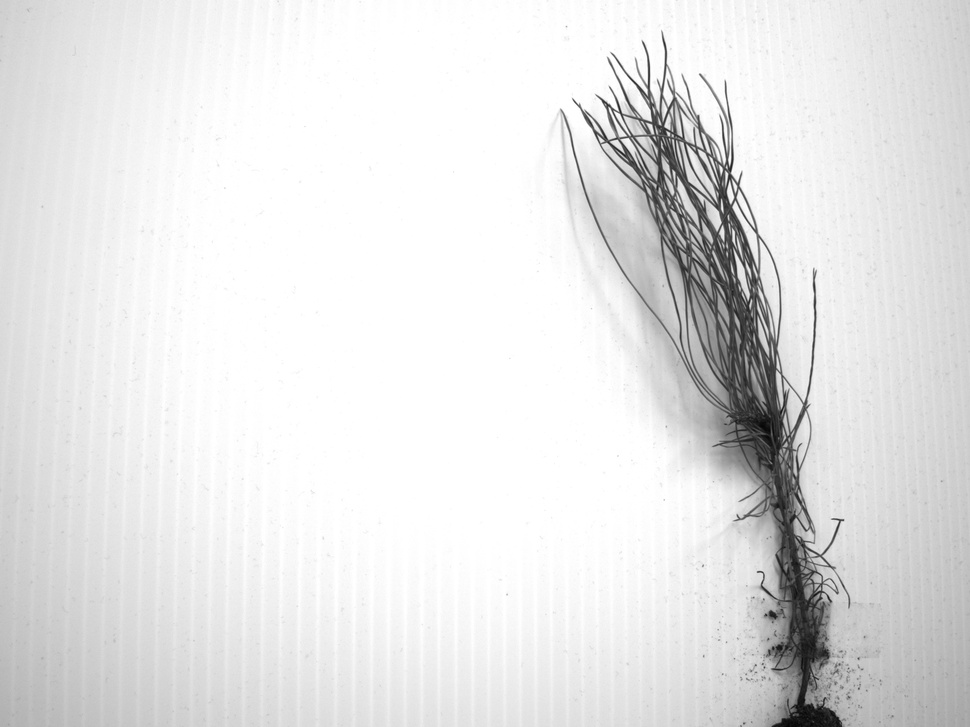
#> input picture test_frame.jpg, 970 x 727 px, shrunk from 2592 x 1944 before the run
$ python -i binary_image_processing.py   (imports and definitions only)
#> lines starting #> are read from the running program, lines starting #| are printed output that depends on the picture; after the words box and inside, x2 and y2 are one past the last pixel; in counts of white or black regions, pixels touching at a corner belong together
#> further down, picture is the input picture: shape (727, 970, 3); min 3, max 255, mean 228.3
import cv2

def process_image(image):
    """Convert a monochrome (grayscale) image to a binary image for dark objects and apply morphological opening."""
    if image is None:
        raise ValueError("Invalid image provided for processing. The image cannot be None.")

    # Define kernel size and iterations
    kernel_size = 3
    iterations = 1

    # Invert the monochrome image
    inverted_image = cv2.bitwise_not(image)
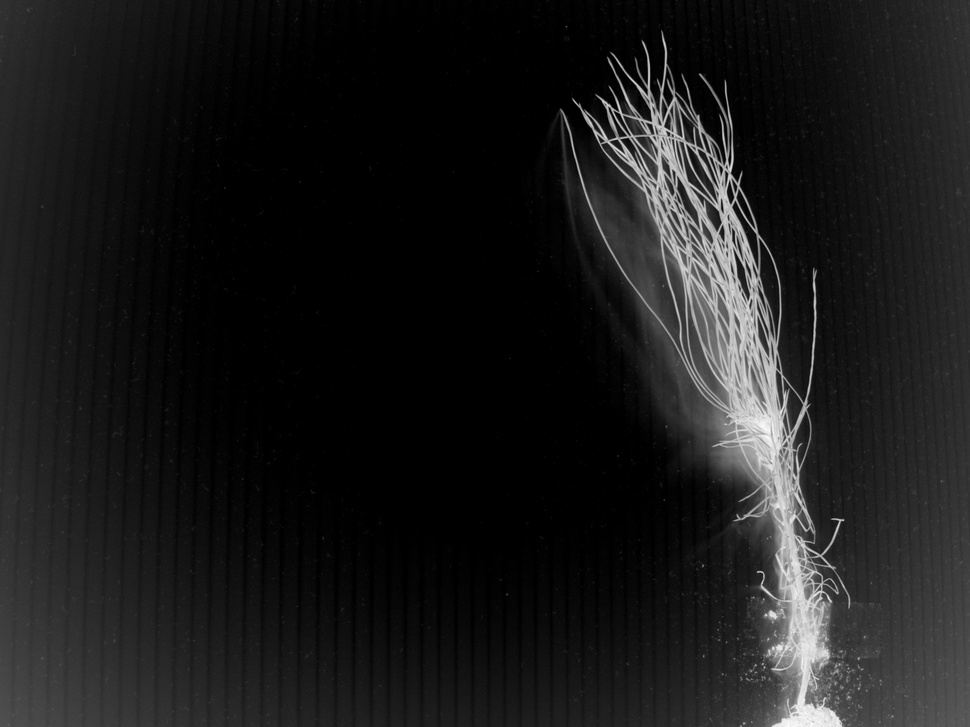
#> inverted_image: shape (727, 970, 3); min 0, max 252, mean 26.7

    # Create binary image by thresholding (for dark objects)
    # This thresholding will consider dark objects as white in the binary image
    _, binary_image = cv2.threshold(inverted_image, 128, 255, cv2.THRESH_BINARY)
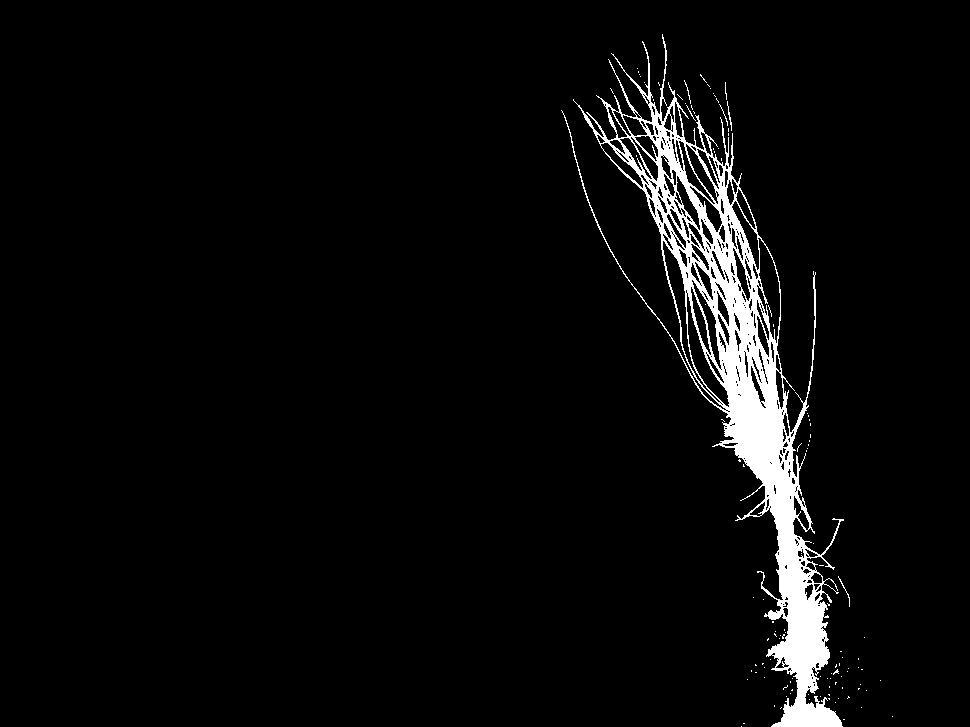
#> binary_image: shape (727, 970, 3); 4.4% white; 115 white regions (110 under 20 px), largest, box (x1, y1, x2, y2) and area: (561, 34, 844, 727) 30253, (727, 101, 732, 131) 39, (838, 576, 850, 607) 38, (684, 80, 691, 104) 27, (719, 104, 728, 126) 24

    # Create a rectangular structuring element
    kernel = cv2.getStructuringElement(cv2.MORPH_RECT, (kernel_size, kernel_size))

    # Apply morphological opening to remove small objects
    opened_binary_image = cv2.morphologyEx(binary_image, cv2.MORPH_OPEN, kernel, iterations=iterations)
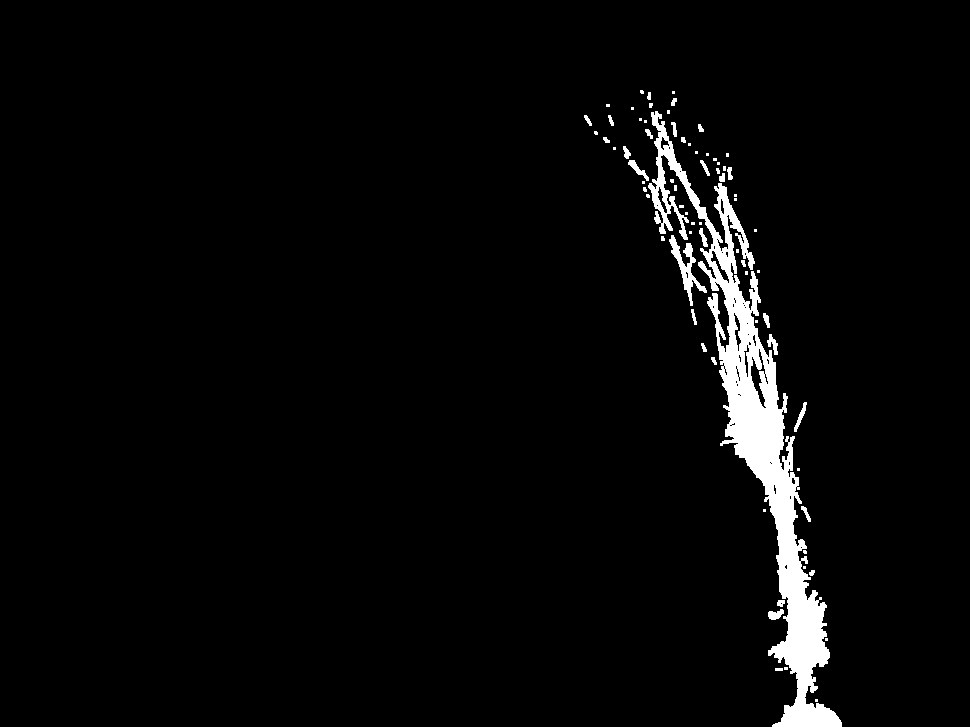
#> opened_binary_image: shape (727, 970, 3); 3.3% white; 72 white regions (43 under 20 px), largest, box (x1, y1, x2, y2) and area: (648, 111, 842, 727) 20440, (669, 235, 707, 306) 708, (628, 160, 649, 181) 137

    return opened_binary_image

>>> import cv2
>>> picture = cv2.imread('../test_frame.jpg')
>>> result = process_image(picture)
